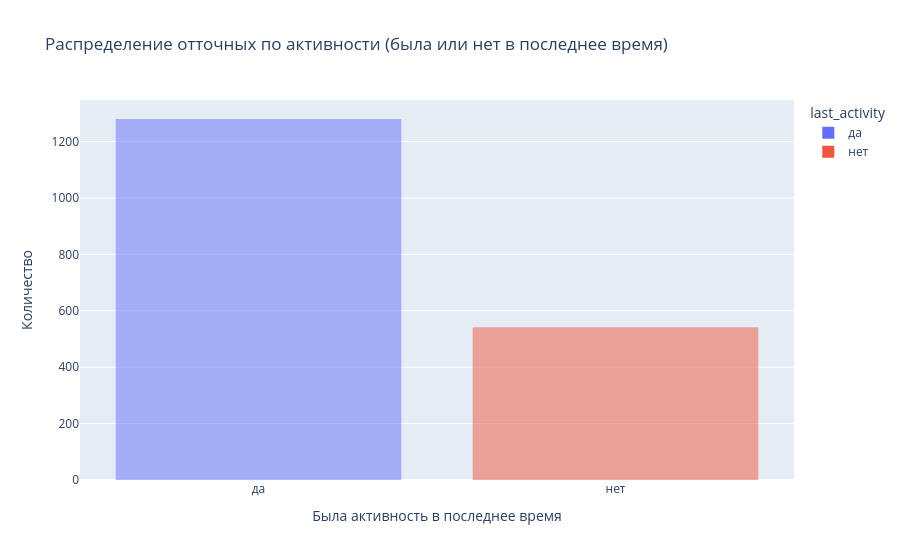

The cell this chart's notebook holds for it:
### Markdown cell above
###### Наличие кредитной карты не останавливает клиентов от ухода. Им видимо все равно,есть она или нет, потому что среди тех кто остается тоже большинство с картами.

### Code cell
df_last = df_churn.groupby(['last_activity'])['churn'].count()
df_last.name = 'count'
df_last = df_last.reset_index().sort_values(by='count', ascending=False)
df_last = df_last.replace({'last_activity':{1:'да', 0:'нет'}})

fig = px.histogram(df_last,
                   x='last_activity',
                   y='count',
                   color='last_activity', 
                   title='Распределение отточных по активности (была или нет в последнее время)',
                   nbins=5, 
                   barmode='overlay')
fig.update_xaxes(title_text='Была активность в последнее время') 
fig.update_yaxes(title_text='Количество')
fig.show()

### Figure 1 — Plotly figure (JSON) as saved in the notebook; plotly's stock layout.template omitted (floating-point values rounded to 4 significant figures)
{"data": [{"alignmentgroup": "True", "bingroup": "x", "histfunc": "sum", "hovertemplate": "last_activity=%{x}<br>sum of count=%{y}<extra></extra>", "legendgroup": "да", "marker": {"color": "#636efa", "opacity": 0.5, "pattern": {"shape": ""}}, "name": "да", "nbinsx": 5, "offsetgroup": "да", "orientation": "v", "showlegend": true, "type": "histogram", "x": ["да"], "xaxis": "x", "y": [1280], "yaxis": "y"}, {"alignmentgroup": "True", "bingroup": "x", "histfunc": "sum", "hovertemplate": "last_activity=%{x}<br>sum of count=%{y}<extra></extra>", "legendgroup": "нет", "marker": {"color": "#EF553B", "opacity": 0.5, "pattern": {"shape": ""}}, "name": "нет", "nbinsx": 5, "offsetgroup": "нет", "orientation": "v", "showlegend": true, "type": "histogram", "x": ["нет"], "xaxis": "x", "y": [542], "yaxis": "y"}], "layout": {"barmode": "overlay", "legend": {"title": {"text": "last_activity"}, "tracegroupgap": 0}, "title": {"text": "Распределение отточных по активности (была или нет в последнее время)"}, "xaxis": {"anchor": "y", "categoryarray": ["да", "нет"], "categoryorder": "array", "domain": [0, 1], "title": {"text": "Была активность в последнее время"}}, "yaxis": {"anchor": "x", "domain": [0, 1], "title": {"text": "Количество"}}}}
